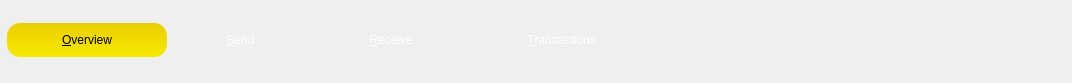
<?xml version="1.0" encoding="UTF-8"?>
<ui version="4.0">
 <class>TabBarCheckWidget</class>
 <widget class="QWidget" name="TabBarCheckWidget">
  <property name="geometry">
   <rect>
    <x>0</x>
    <y>0</y>
    <width>1072</width>
    <height>83</height>
   </rect>
  </property>
  <property name="windowTitle">
   <string>TabBarCheckWidget</string>
  </property>
  <property name="autoFillBackground">
   <bool>true</bool>
  </property>
  <property name="styleSheet">
   <string notr="true"/>
  </property>
  <layout class="QHBoxLayout" name="horizontalLayout" stretch="0">
   <property name="spacing">
    <number>0</number>
   </property>
   <property name="leftMargin">
    <number>0</number>
   </property>
   <property name="topMargin">
    <number>0</number>
   </property>
   <property name="rightMargin">
    <number>0</number>
   </property>
   <property name="bottomMargin">
    <number>0</number>
   </property>
   <item>
    <widget class="QWidget" name="TabBarWidget" native="true">
     <property name="styleSheet">
      <string notr="true">#TabBarWidget{
	border-image: url(:/images/bar_bg.png);
	border-right: 640px;
	max-height:83px;
	min-height:83px;
}</string>
     </property>
     <layout class="QHBoxLayout" name="horizontalLayout_3" stretch="1,0,0">
      <property name="leftMargin">
       <number>3</number>
      </property>
      <property name="bottomMargin">
       <number>13</number>
      </property>
      <item alignment="Qt::AlignVCenter">
       <widget class="QWidget" name="BarContainer" native="true">
        <property name="sizePolicy">
         <sizepolicy hsizetype="Fixed" vsizetype="Preferred">
          <horstretch>0</horstretch>
          <verstretch>0</verstretch>
         </sizepolicy>
        </property>
        <property name="styleSheet">
         <string notr="true">


#BarContainer{
	border-image: url(:/images/bar_container.png);	
	border-left:16px;
	border-right:16px;
	max-height:38px;
	min-height:38px;
}

#BarContainer QPushButton{
	border-style: none;
	border: 0px;
	color: #FFFFFF;
	padding-left:55px;
	padding-right:55px;
    padding-top:0px;
	padding-bottom:0px;
	min-height:34px;
	max-height:34px;
	
	border-radius:13px;
	icon-size:24px;
	background:transparent;
	
}

#BarContainer QPushButton:checked{
	/*黄色*/
	background: qlineargradient(spread:pad, x1:0, y1:0, x2:0, y2:1, stop:0 #ebce00, stop:1 #f6e900);
	color: black; 
}

#BarContainer QPushButton:hover{ 
	color: black;
	
	background: qlineargradient(spread:pad, x1:0, y1:0, x2:0, y2:1, stop:0 #ffde00, stop:1 #fff000);
}

#BarContainer QPushButton:pressed{ 
	background: qlineargradient(spread:pad, x1:0, y1:0, x2:0, y2:1, stop:0 #eee100, stop:1 #d9bd00);
}</string>
        </property>
        <layout class="QHBoxLayout" name="horizontalLayout_2">
         <property name="spacing">
          <number>4</number>
         </property>
         <property name="leftMargin">
          <number>4</number>
         </property>
         <property name="topMargin">
          <number>2</number>
         </property>
         <property name="rightMargin">
          <number>4</number>
         </property>
         <property name="bottomMargin">
          <number>4</number>
         </property>
         <item alignment="Qt::AlignVCenter">
          <widget class="QPushButton" name="pushButton_0">
           <property name="toolTip">
            <string>Show general overview of wallet</string>
           </property>
           <property name="statusTip">
            <string>Show general overview of wallet</string>
           </property>
           <property name="text">
            <string>&amp;Overview</string>
           </property>
           <property name="icon">
            <iconset resource="../bitcoin.qrc">
             <normaloff>:/icons/overview</normaloff>:/icons/overview</iconset>
           </property>
           <property name="iconSize">
            <size>
             <width>24</width>
             <height>24</height>
            </size>
           </property>
           <property name="checkable">
            <bool>true</bool>
           </property>
           <property name="checked">
            <bool>true</bool>
           </property>
          </widget>
         </item>
         <item>
          <widget class="QPushButton" name="pushButton_1">
           <property name="toolTip">
            <string>Send coins to a Runner address</string>
           </property>
           <property name="statusTip">
            <string>Send coins to a Runner address</string>
           </property>
           <property name="text">
            <string>&amp;Send</string>
           </property>
           <property name="icon">
            <iconset resource="../bitcoin.qrc">
             <normaloff>:/icons/send</normaloff>:/icons/send</iconset>
           </property>
           <property name="checkable">
            <bool>true</bool>
           </property>
          </widget>
         </item>
         <item>
          <widget class="QPushButton" name="pushButton_2">
           <property name="toolTip">
            <string>Request payments (generates QR codes and runner: URIs)</string>
           </property>
           <property name="statusTip">
            <string>Request payments (generates QR codes and runner: URIs)</string>
           </property>
           <property name="text">
            <string>&amp;Receive</string>
           </property>
           <property name="icon">
            <iconset resource="../bitcoin.qrc">
             <normaloff>:/icons/receiving_addresses</normaloff>:/icons/receiving_addresses</iconset>
           </property>
           <property name="checkable">
            <bool>true</bool>
           </property>
          </widget>
         </item>
         <item>
          <widget class="QPushButton" name="pushButton_3">
           <property name="toolTip">
            <string>Browse transaction history</string>
           </property>
           <property name="statusTip">
            <string>Browse transaction history</string>
           </property>
           <property name="text">
            <string>&amp;Transactions</string>
           </property>
           <property name="icon">
            <iconset resource="../bitcoin.qrc">
             <normaloff>:/icons/history</normaloff>:/icons/history</iconset>
           </property>
           <property name="checkable">
            <bool>true</bool>
           </property>
          </widget>
         </item>
        </layout>
       </widget>
      </item>
      <item>
       <spacer name="horizontalSpacer_2">
        <property name="orientation">
         <enum>Qt::Horizontal</enum>
        </property>
        <property name="sizeHint" stdset="0">
         <size>
          <width>40</width>
          <height>20</height>
         </size>
        </property>
       </spacer>
      </item>
      <item>
       <spacer name="horizontalSpacer">
        <property name="orientation">
         <enum>Qt::Horizontal</enum>
        </property>
        <property name="sizeType">
         <enum>QSizePolicy::Fixed</enum>
        </property>
        <property name="sizeHint" stdset="0">
         <size>
          <width>160</width>
          <height>20</height>
         </size>
        </property>
       </spacer>
      </item>
     </layout>
    </widget>
   </item>
  </layout>
 </widget>
 <layoutdefault spacing="6" margin="11"/>
 <resources>
  <include location="../bitcoin.qrc"/>
 </resources>
 <connections/>
</ui>
